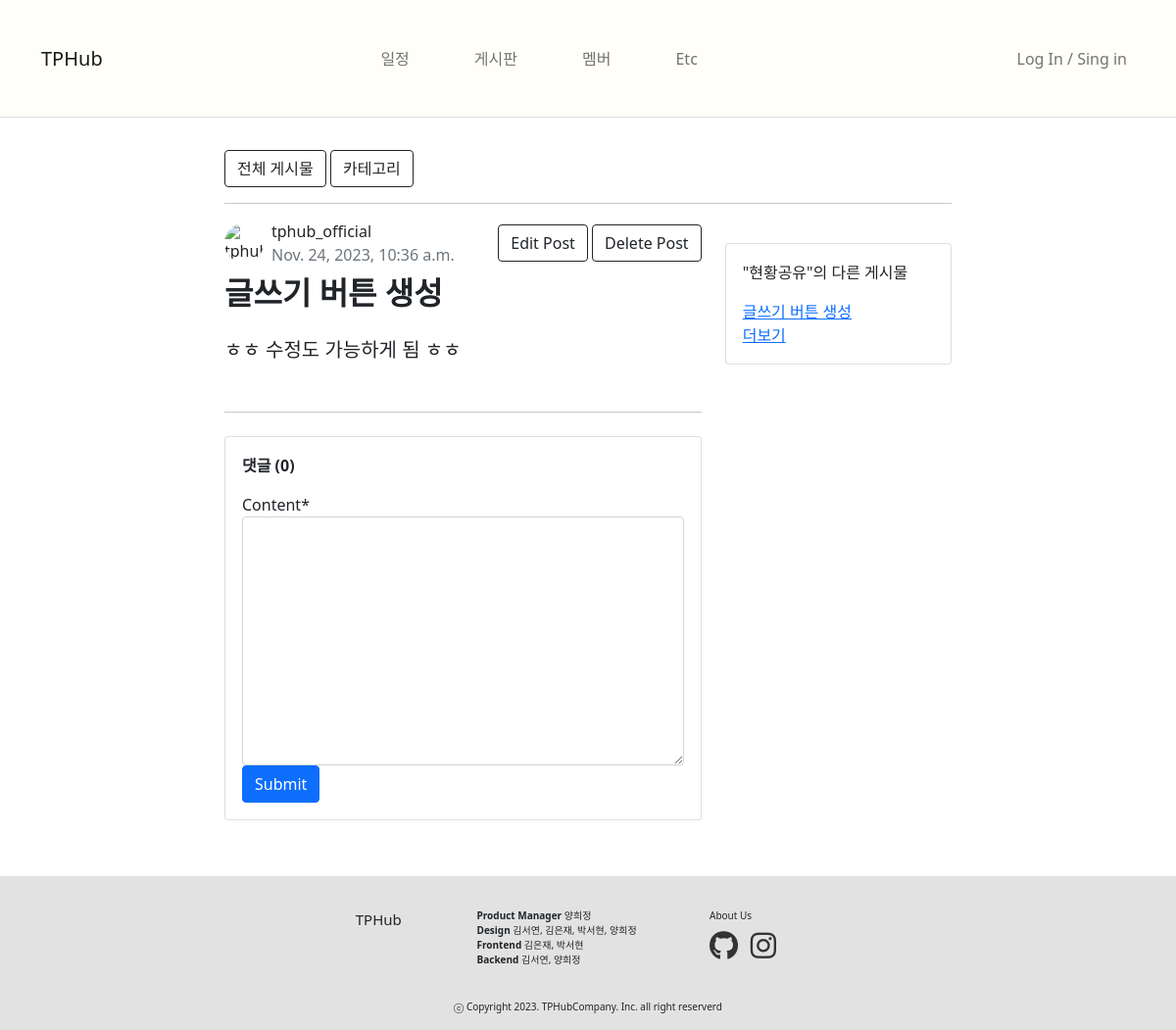
The page /board/1/ (signed in) on the database as committed earlier.
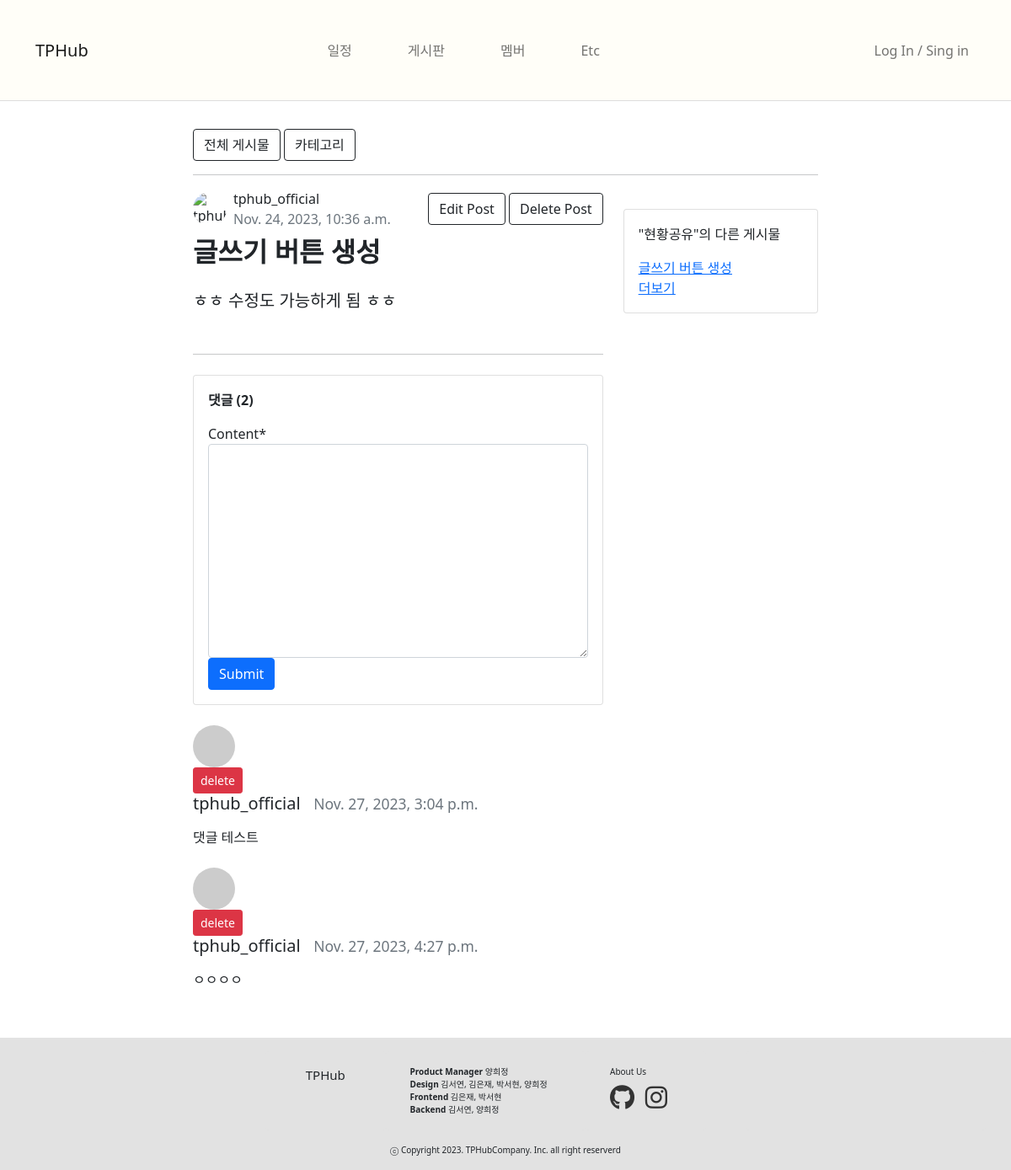
The same page on the database as committed later.
### board/models.py (models this page shows, shortened)
class Post(models.Model):
    title = models.CharField(max_length=30)
    author = models.ForeignKey(User, null=True, blank=False, on_delete=models.SET_NULL)
    category = models.ForeignKey(Category, null=True, blank=False, on_delete=models.SET_NULL)
    content = models.TextField()
    file_upload = models.FileField(upload_to='blog/files/%Y/%m/%d/', blank=True)
    created_at = models.DateTimeField(auto_now_add=True)
    updated_at = models.DateTimeField(auto_now=True)
    def get_absolute_url(self):
        return f'/board/{self.pk}/'

class Category(models.Model):
    name = models.CharField(max_length=50, unique=True)
    slug = models.SlugField(max_length=200, unique=True, allow_unicode=True)
    hook_text = models.CharField(max_length=100, blank=True)
    head_image = models.ImageField(upload_to='board/category_images/%Y/%m/%d/', blank=False)
    def __str__(self):
        return self.name
    def get_absolute_url(self):
        return f'/board/category/{self.slug}'
    def get_queryset(self):
        return self.post_set.order_by('-pk')

class Comment(models.Model):
    post = models.ForeignKey(Post, on_delete=models.CASCADE)
    author = models.ForeignKey(User, on_delete=models.CASCADE)
    content = models.TextField()
    created_at = models.DateTimeField(auto_now_add=True)
    def __str__(self):
        return f'{self.author}::{self.content}'

### board/views.py (the view, shortened to what this page needs)
# urls.py: path('<int:pk>/', views.PostDetail.as_view()), # 글 상세보기
class PostDetail(LoginRequiredMixin, DetailView):
    model = Post
    def get_context_data(self, **kwargs):
        context = super(PostDetail, self).get_context_data()
        context['categories'] = Category.objects.all()
        context['comment_form'] = CommentForm
        return context

### board/templates/board/post_detail.html (shortened to what the changed rows need)
{% extends 'board/base.html' %}
{% block main_area %}
{% load static %}
{% load crispy_forms_tags %}
<link href="{% static 'blog/bootstrap/bootstrap.min.css' %}" rel="stylesheet" type="text/css">
<link rel="stylesheet" type="text/css" href="{% static 'board/css/comment.css' %}">
<div class="row">
    <div class="col-lg-8">
        <header class="mb-4">
            <div class="d-flex align-items-center justify-content-between mb-2">
                <div class="d-flex align-items-center">
                    <div class="ms-2">
                        <div>{{ post.author.username }}</div>
                        <div class="text-muted"> {{ post.created_at }}</div>
                    </div>
                </div>
                {% if user.is_authenticated and user == post.author %}
                <div class>
                </div>
                {% endif %}
            </div>
            <h1 class="fw-bolder mb-4" style="font-size: 2em;">{{ post.title }}</h1>
            <section class="mb-5">
                <p class="fs-5 mb-4">{{ post.content }}</p>
            </section>
        </header>
        <div id="comment-area">
            <div class="card my-4">
                <div class="card-body">
                    <div class="comment-header">
                        {% if post.comment_set.exists %}
                                <p>댓글 ({{ post.comment_set.count }})</p>
                            {% else %}
                                <p>댓글 (0)</p>
                            {% endif %}
                    </div>
                </div>
            </div>
            {% if post.comment_set.exists %}
            {% for comment in post.comment_set.iterator %}
                <div class="media mb-4" id="comment-{{ comment.pk }}">
                    <img class="d-flex mr-3 rounded-circle" src="http://placehold.it/50x50" alt="">
                    <div class="media-body">
                        {% if user.is_authenticated and comment.author == user %}
                            <div class="float-right">
                                <a role="button"
                                   href="#"
                                   id="comment-{{ comment.pk }}-delete-modal-btn"
                                   class="btn btn-sm btn-danger"
                                   data-toggle="modal" data-target="#deleteCommentModal-{{ comment.pk }}">
                                    delete
                                </a>
                            </div>
                        {% endif %}
                            <h5 class="mt-0">{{ comment.author.username }} &nbsp;&nbsp;<small class="text-muted">{{ comment.created_at }}</small></h5>
                            <p>{{ comment.content | linebreaks }}</p>
                    </div>
                </div>
            {% endfor %}
            {% endif %}
        </div>
    </div>
    <div class="col-lg-4">
        <div class="card my-4">
            <div class="card-body">
                <p>"{{ post.category }}"의 다른 게시물</p>
                {% for category in categories %}
                    {% if category == post.category %}
                        <ul class="list-unstyled mb-0">
                            {% for c in category.get_queryset|slice:":3" %}
                            <li>
                                <a href="{{ c.get_absolute_url }}">
                                    {{ c.title|slice:":10" }}{% if c.title|length > 10 %}...{% endif %}
                                </a>
                            </li>
                            {% endfor %}
                        </ul>
                        <a href="{{ category.get_absolute_url }}">더보기</a>
                    {% endif %}
                {% endfor %}
            </div>
        </div>
    </div>
</div>
{% endblock %}

Rows that differ between the two databases and show on the page:
shown differently, row unchanged: Post "글쓰기 버튼 생성": comment_set.count (not shown) → "2"
added Comment: author.username "tphub_official", created_at "Nov. 27, 2023, 3:04 p.m.", content "댓글 테스트"
added Comment: author.username "tphub_official", created_at "Nov. 27, 2023, 4:27 p.m.", content "ㅇㅇㅇㅇ"
Other text that changed with them:
text no longer shown: "댓글 (0)"
text now shown: "댓글 ( )"
